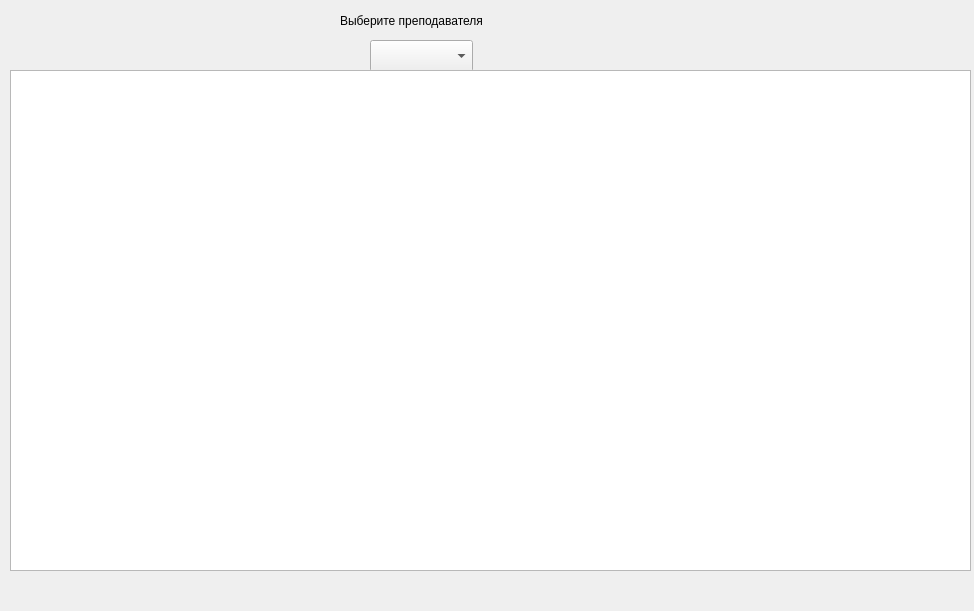
<?xml version="1.0" encoding="UTF-8"?>
<ui version="4.0">
 <class>TeacherScheduleWindow</class>
 <widget class="QDialog" name="TeacherScheduleWindow">
  <property name="geometry">
   <rect>
    <x>0</x>
    <y>0</y>
    <width>974</width>
    <height>611</height>
   </rect>
  </property>
  <property name="windowTitle">
   <string>Dialog</string>
  </property>
  <widget class="QComboBox" name="comboTeacher">
   <property name="geometry">
    <rect>
     <x>370</x>
     <y>40</y>
     <width>103</width>
     <height>32</height>
    </rect>
   </property>
  </widget>
  <widget class="QTableWidget" name="tableSchedule">
   <property name="geometry">
    <rect>
     <x>10</x>
     <y>70</y>
     <width>961</width>
     <height>501</height>
    </rect>
   </property>
  </widget>
  <widget class="QLabel" name="label">
   <property name="geometry">
    <rect>
     <x>340</x>
     <y>0</y>
     <width>171</width>
     <height>41</height>
    </rect>
   </property>
   <property name="text">
    <string>Выберите преподавателя</string>
   </property>
  </widget>
 </widget>
 <resources/>
 <connections/>
</ui>
